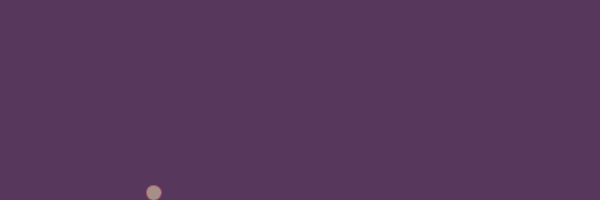
Frame 1 (no input)
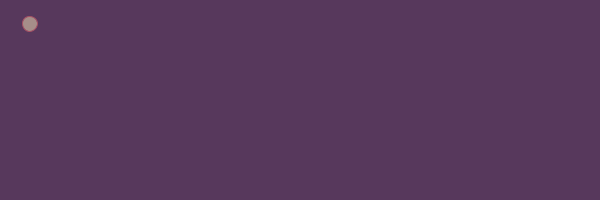
Frame 60 (the mouse pressed at the canvas centre just before this capture)
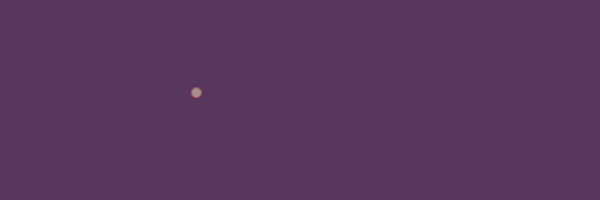
Frame 120 (the mouse held since frame 60 and released just before this capture)

The Processing sketch that drew these frames (run headless with seeded random() and noise(); from frame 60 on, the mouse is pressed at the canvas centre):

// Processing sketch: processing_150484
// ── processing_150484.pde

float ellipseSize = 30;
float x = 300;
float y = 100;

float velocityX = 1;
float velocityY = 1;

void setup ()
{
  size (600, 200);
  smooth();

  initValues ();

  background (#57385c);
}

void draw ()
{
  background (#57385c);

  moveEllipse ();
  checkEdges ();
  displayEllipse ();

}

void checkEdges ()
{
  if (x < ellipseSize / 2) 
  {
    x = ellipseSize / 2;
    velocityX = velocityX * -1;
  }
  else if (x > width- ellipseSize / 2) 
  {
    x = width- ellipseSize / 2;
    velocityX = velocityX * -1;
  }
  
  if (y < ellipseSize / 2) 
  {
    y = ellipseSize / 2;
    velocityY = velocityY * -1;
  }
  else if (y > height- ellipseSize / 2) 
  {
    y = height- ellipseSize / 2;
    velocityY = velocityY* -1;
  }
}

void initValues ()
{

  ellipseSize = random (5, 20);

  x = random (width);
  y = random (height);

  velocityX = random (-4, 4);
  velocityY = random (-4, 4);
}

void moveEllipse ()
{
  x = x+velocityX;
  y = y+velocityY;
}

void displayEllipse ()
{

  fill (#ffedbc, 120);
  stroke (#A75265);

  ellipse (x, y, ellipseSize, ellipseSize);
}

void mousePressed ()
{
  initValues ();
}
